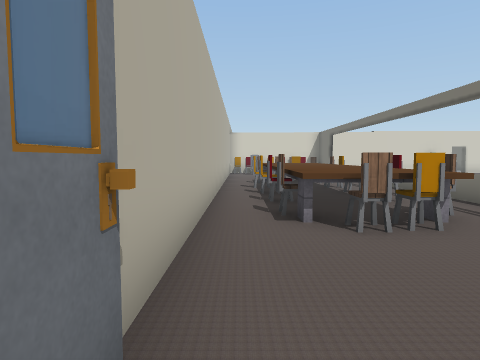
view 1 (above)

18 first-person views from a walk through a scene from a Unity 3-D project. The camera is 1.3 m above the floor, tilts 4° down and sees 75° across. The floor is counted in squares, 1.44 m on a side. Each view is taken from the middle of a square. On the plan, view 1 faces up. The plan holds only what a view shows up to about 12 squares ahead; the rest is blank. The place goes on beyond the plan. The player character is not drawn. Some surface patterns are stand-ins.

view 2
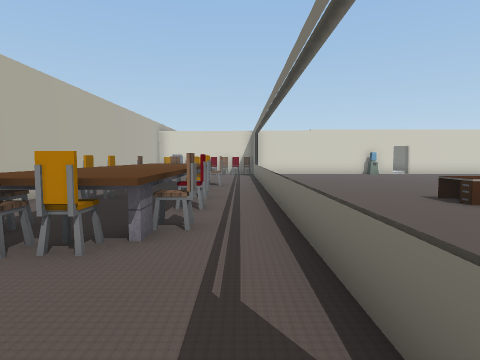

view 3
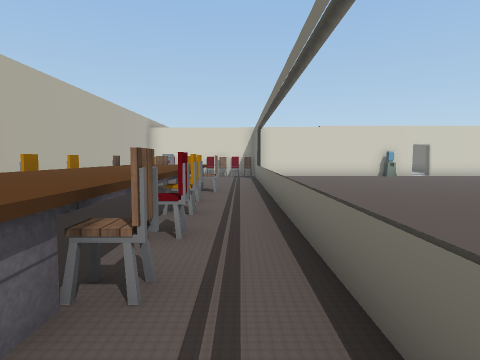

view 4
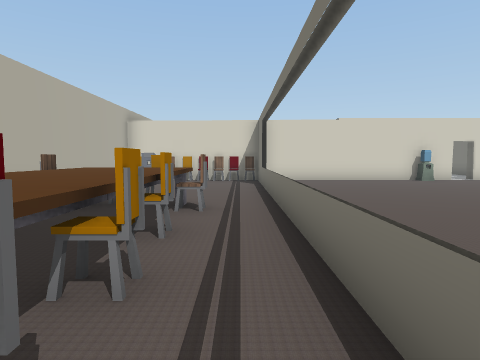

view 5
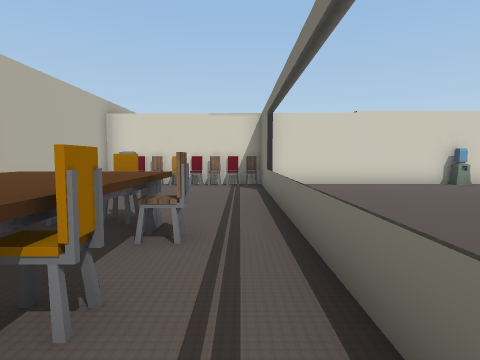

view 6
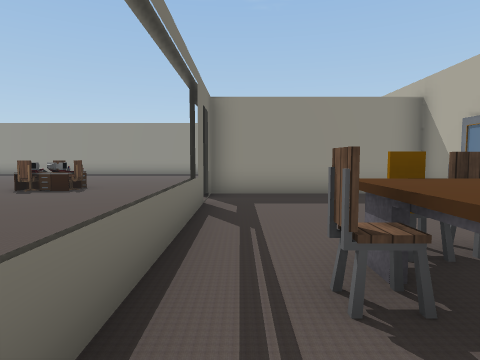

view 7
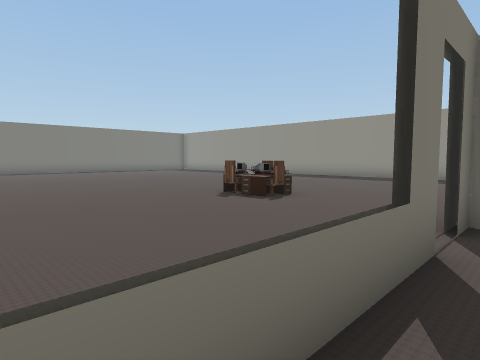

view 8
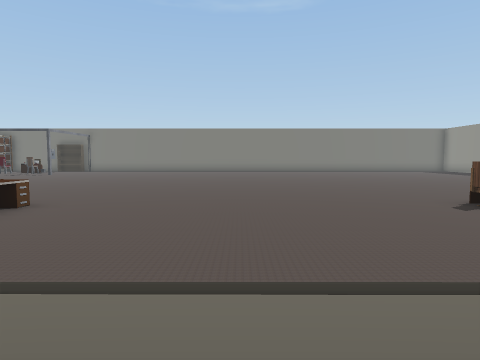

view 9
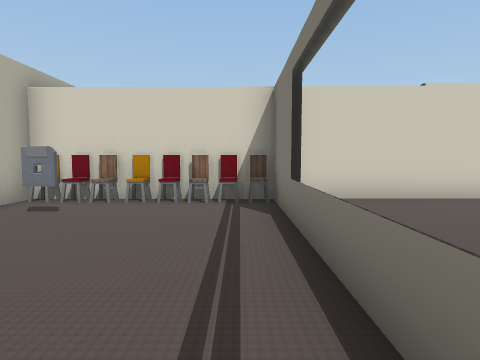

view 10
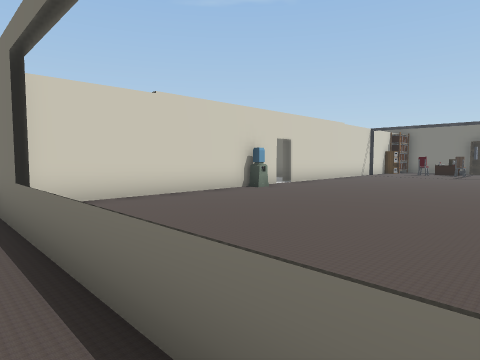

view 11
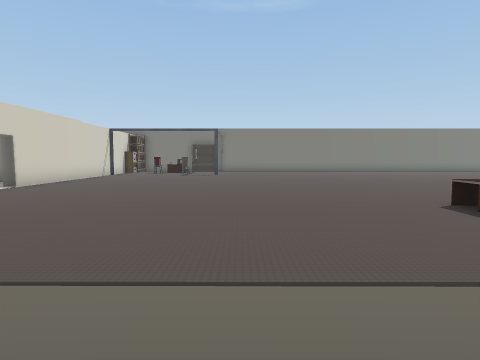

view 12
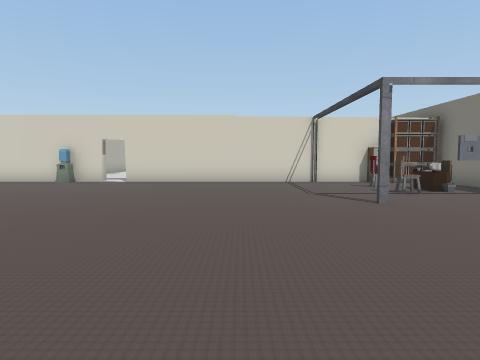

view 13
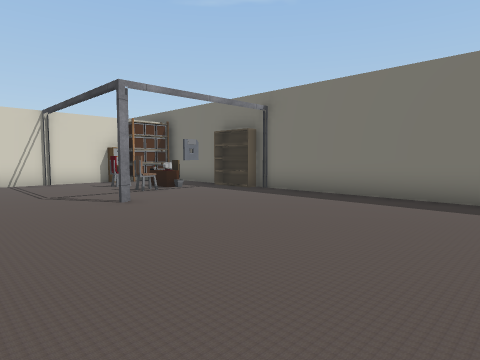

view 14
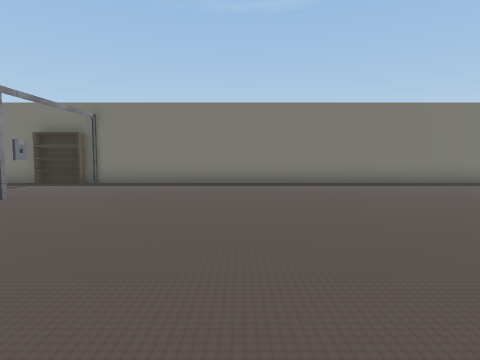

view 15
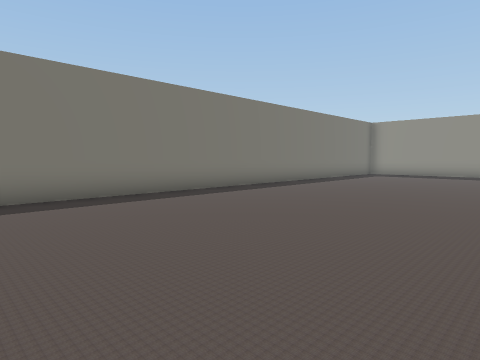

view 16
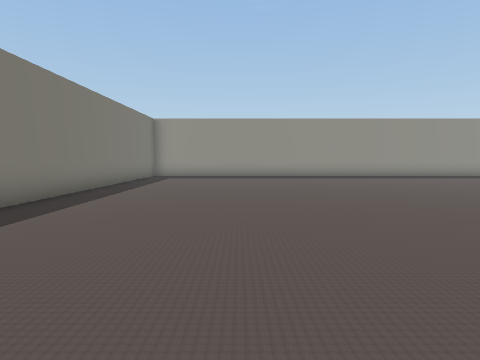

view 17
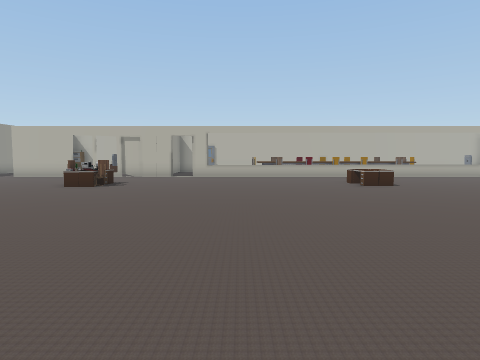

view 18
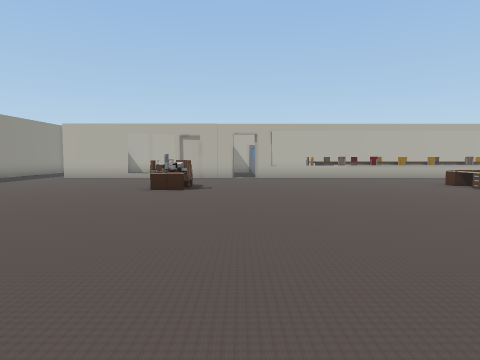

### Floor plan
Points are (right, up) in squares from view 1. A wall is a line through its corners. A room is listed if a view was taken in it or the views show most of it. See-through windows are left out.
Room 1 (views 1, 2, 3, 4, 5, 6, 7, 8, 9, 10, 11)
walls: (4.7, 0.6) (4.7, 18.9); (-0.5, 18.9) (-0.5, -1) (5, -1); (4.7, -1.1) (4.7, -0.3)
low walls: (2.9, 8.9) (2.9, 8.4); (2.9, 6.4) (2.9, 5.4); (2.9, 4.6) (2.9, 4) (2.5, 4); (1.6, 4.3) (0.9, 4.3); (3, 4.3) (2.5, 4.3); (1.5, 4) (0.8, 4) (0.8, 4.5)
ways out: opening at (5, 0) to room 2
objects: chair (0, 19); chair (1, 5); chair (1, 7); chair (1, 8); chair (1, 10); chair (1, 11); other object (1, 17); chair (1, 19); chair (2, 4); chair (2, 13); chair (2, 19); chair (3, 5); chair (3, 7); chair (3, 8); chair (3, 10); chair (3, 11) to (3, 12); chair (3, 19); chair (4, 19)
Room 2 (views 12, 13, 14, 15, 16, 17, 18)
walls: (12.9, 18.9) (5.1, 18.9); (14.2, 19.3) (13.6, 19.3); (25.4, 15.4) (25.4, 18.9); (22.5, 18.9) (13.6, 18.9); (25.4, -7.1) (25.4, 13.5)
ways out: opening at (5, 0) to room 1
objects: other object (9, -3); chair (9, -2); other object (9, -1); other object (9, 7) to (10, 7); other object (9, 8) to (10, 8); other object (10, -2); other object (11, -3); water cooler (11, 19); chair (22, 15); other object (22, 16); chair (22, 17); other object (23, 16); cabinet (23, 19); other object (24, 15); other object (24, 16); other object (24, 17); shelf (24, 19); shelf (25, 14) to (25, 15)

Positions as (right, up) in squares from view 1, and headings:
1: (0, 0), facing up
2: (4, 1), facing up
3: (4, 3), facing up
4: (4, 6), facing up
5: (4, 8), facing up
6: (4, 7), facing down
7: (4, 4), facing down-right
8: (4, 3), facing right
9: (4, 12), facing up
10: (4, 12), facing up-right
11: (4, 12), facing right
12: (18, 7), facing up
13: (18, 7), facing up-right
14: (14, 8), facing right
15: (18, 7), facing down-right
16: (21, 5), facing down
17: (20, 3), facing left
18: (19, 0), facing left
